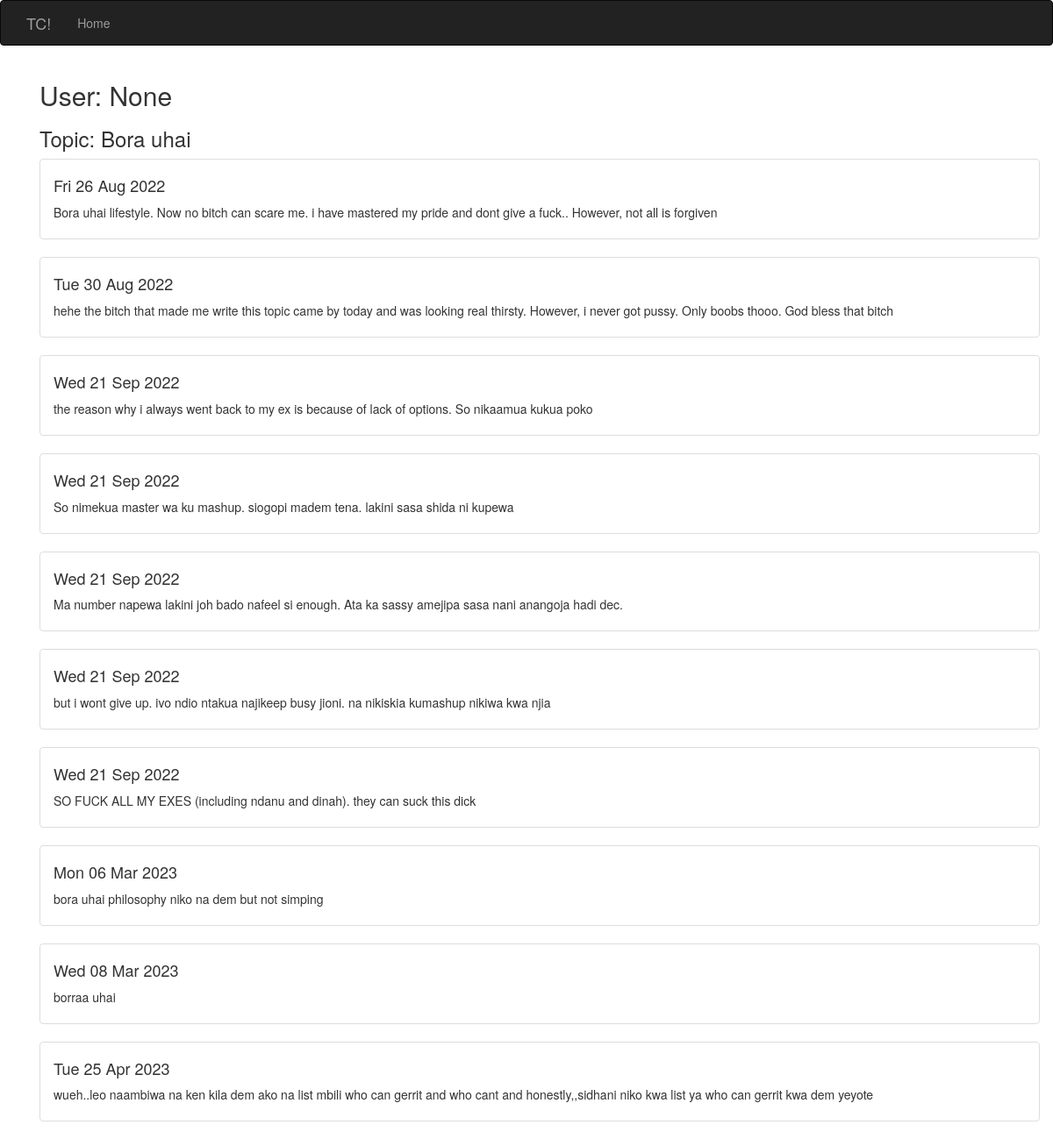
Screenshot of /show_thoughts/20&Bora uhai with the database file from the repository.
### model.py (models this page shows, shortened)
class Thought(db.Model):
    __tablename__ = 'thoughts'
    id = db.Column(db.Integer, primary_key=True)
    content = db.Column(db.String(200), nullable=False)
    date_created = db.Column(db.DateTime, default=datetime.utcnow)
    topic_id = db.Column(db.Integer, db.ForeignKey('topics.id'))

### app.py (the view)
@app.route('/show_thoughts/<int:id>&<string:topic_name>')
def show_topic(id,topic_name):
    thoughts = Thought.query.filter_by(topic_id=id).all()
    return render_template('thought.html', thoughts=thoughts, topic_name=topic_name,name=session.get('name'))

### templates/thought.html
{% extends 'base.html'%}
{% block page_content%}
    <div class="container">
        <h2>User: {{name}}</h2>
        <h3>Topic: {{topic_name}}</h3>
        {% for thought in thoughts%}
        <ul class="list-group" >
            <li class="list-group-item">
            <div class="thought_item">
                <h4>{{thought.date_created.strftime("%a %d %b %Y")}}</h4>
                 <p>
                {{thought.content}}
                </p>
            </div>
            </li>
        </ul>
        {% endfor %}
    </div>
{% endblock %}

### rows the page displays
Thought: date_created "Fri 26 Aug 2022", content "Bora uhai lifestyle. Now no bitch can scare me. i have mastered my pride and dont give a fuck.. However, not all is forgiven"
Thought: date_created "Tue 30 Aug 2022", content "hehe the bitch that made me write this topic came by today and was looking real thirsty. However, i never got pussy. Only boobs thooo. God bless that bitch"
Thought: date_created "Wed 21 Sep 2022", content "the reason why i always went back to my ex is because of lack of options. So nikaamua kukua poko"
Thought: date_created "Wed 21 Sep 2022", content "So nimekua master wa ku mashup. siogopi madem tena. lakini sasa shida ni kupewa"
Thought: date_created "Wed 21 Sep 2022", content "Ma number napewa lakini joh bado nafeel si enough. Ata ka sassy amejipa sasa nani anangoja hadi dec."
Thought: date_created "Wed 21 Sep 2022", content "but i wont give up. ivo ndio ntakua najikeep busy jioni. na nikiskia kumashup nikiwa kwa njia"
Thought: date_created "Wed 21 Sep 2022", content "SO FUCK ALL MY EXES (including ndanu and dinah). they can suck this dick"
Thought: date_created "Mon 06 Mar 2023", content "bora uhai philosophy niko na dem but not simping"
Thought: date_created "Wed 08 Mar 2023", content "borraa uhai"
Thought: date_created "Tue 25 Apr 2023", content "wueh..leo naambiwa na ken kila dem ako na list mbili who can gerrit and who cant and honestly,,sidhani niko kwa list ya who can gerrit kwa dem yeyote"

### other values shown
{{ name }} "None"
{{ topic_name }} "Bora uhai"
